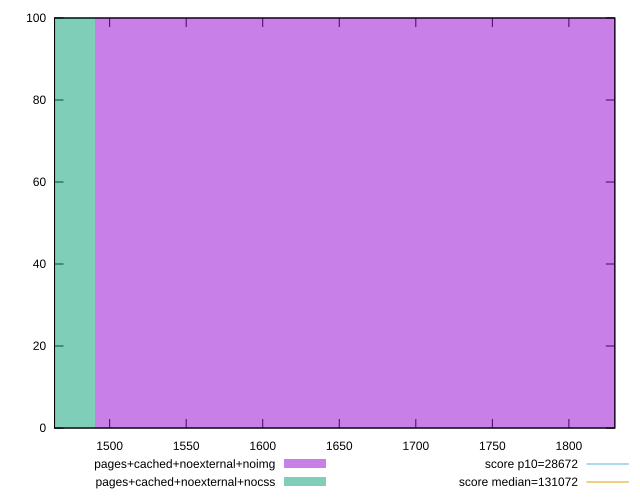

The script that saved this image:
reset

$pagesCachedNoexternalNoimg <<EOF
1703.189047097191 100
EOF

$pagesCachedNoexternalNocss <<EOF
1277.3917853228932 100
EOF

set key outside below
set boxwidth 425.79726177429774
set xrange [1464:1830]
set yrange [0:100]
set trange [0:100]
set style fill transparent solid 0.5 noborder

set parametric
set terminal svg size 640, 500 enhanced background rgb 'white'
set output "reprap/uses-long-cache-ttl/comparison/histogram/8_vs_9.svg"

plot $pagesCachedNoexternalNoimg title "pages+cached+noexternal+noimg" with boxes, \
     $pagesCachedNoexternalNocss title "pages+cached+noexternal+nocss" with boxes, \
     28672,t title "score p10=28672", \
     131072,t title "score median=131072"

reset
